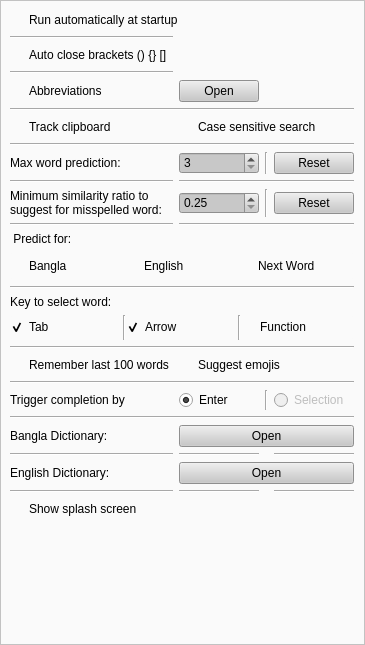
          <widget class="QWidget" name="scrollAreaWidgetContents">
           <property name="geometry">
            <rect>
             <x>0</x>
             <y>0</y>
             <width>365</width>
             <height>645</height>
            </rect>
           </property>
           <layout class="QGridLayout" name="gridLayout_7">
            <property name="leftMargin">
             <number>0</number>
            </property>
            <property name="topMargin">
             <number>0</number>
            </property>
            <property name="rightMargin">
             <number>0</number>
            </property>
            <property name="bottomMargin">
             <number>0</number>
            </property>
            <property name="spacing">
             <number>0</number>
            </property>
            <item row="0" column="0">
             <widget class="QFrame" name="frame">
              <property name="minimumSize">
               <size>
                <width>365</width>
                <height>0</height>
               </size>
              </property>
              <property name="styleSheet">
               <string notr="true">QFrame{	
background-color: rgba(250, 250, 250, 250);
}

QLineEdit{
background-color: rgb(255, 255, 255);
}
QCheckBox{
background:transparent;
}
QLabel{
font: 10pt &quot;MS Shell Dlg 2&quot;;
	font: 10pt &quot;Century Gothic&quot;;
background: transparent;
}
QGroupBox{
background-color: rgba(250, 250, 250, 250);
border-radius: 5px;
}
QSpinBox{
background-color: rgb(200, 200, 200);
	font: 12pt &quot;MS Shell Dlg 2&quot;;
}

QDoubleSpinBox{
background-color: rgb(200, 200, 200);
	font: 12pt &quot;MS Shell Dlg 2&quot;;
}
QComboBox{
background-color: rgb(200, 200, 200);
	font: 75 12pt &quot;MS Shell Dlg 2&quot;;
}
Line{
color: rgb(175, 175, 175);
}
QPushButton{
background-color: rgb(200, 200, 200);
	font: 75 10pt &quot;MS Shell Dlg 2&quot;;
}
QPushButton:hover{
background-color: rgb(225, 225, 225);

}
</string>
              </property>
              <property name="frameShape">
               <enum>QFrame::StyledPanel</enum>
              </property>
              <property name="frameShadow">
               <enum>QFrame::Raised</enum>
              </property>
              <layout class="QGridLayout" name="gridLayout_5">
               <property name="rightMargin">
                <number>10</number>
               </property>
               <item row="8" column="0">
                <widget class="QLabel" name="label_12">
                 <property name="text">
                  <string>Max word prediction:</string>
                 </property>
                </widget>
               </item>
               <item row="8" column="2">
                <widget class="Line" name="line_29">
                 <property name="orientation">
                  <enum>Qt::Vertical</enum>
                 </property>
                </widget>
               </item>
               <item row="8" column="3">
                <widget class="QPushButton" name="ResetMaxPushButton">
                 <property name="text">
                  <string>Reset</string>
                 </property>
                </widget>
               </item>
               <item row="19" column="1" colspan="3">
                <widget class="QCheckBox" name="SuggestEmojiesCheckBox">
                 <property name="text">
                  <string>Suggest emojis</string>
                 </property>
                </widget>
               </item>
               <item row="3" column="0">
                <widget class="Line" name="line_24">
                 <property name="orientation">
                  <enum>Qt::Horizontal</enum>
                 </property>
                </widget>
               </item>
               <item row="6" column="0">
                <widget class="QCheckBox" name="ClipBoardCheckBox">
                 <property name="text">
                  <string>Track clipboard</string>
                 </property>
                </widget>
               </item>
               <item row="7" column="0" colspan="4">
                <widget class="Line" name="line_5">
                 <property name="orientation">
                  <enum>Qt::Horizontal</enum>
                 </property>
                </widget>
               </item>
               <item row="14" column="0" colspan="4">
                <widget class="QGroupBox" name="groupBox_3">
                 <property name="minimumSize">
                  <size>
                   <width>0</width>
                   <height>28</height>
                  </size>
                 </property>
                 <property name="sizeIncrement">
                  <size>
                   <width>0</width>
                   <height>68</height>
                  </size>
                 </property>
                 <property name="title">
                  <string/>
                 </property>
                 <layout class="QHBoxLayout" name="horizontalLayout_2">
                  <property name="spacing">
                   <number>0</number>
                  </property>
                  <property name="leftMargin">
                   <number>0</number>
                  </property>
                  <property name="topMargin">
                   <number>0</number>
                  </property>
                  <property name="rightMargin">
                   <number>0</number>
                  </property>
                  <property name="bottomMargin">
                   <number>0</number>
                  </property>
                  <item>
                   <widget class="QCheckBox" name="banglaSuggestCheckBox">
                    <property name="minimumSize">
                     <size>
                      <width>0</width>
                      <height>18</height>
                     </size>
                    </property>
                    <property name="text">
                     <string>Bangla</string>
                    </property>
                   </widget>
                  </item>
                  <item>
                   <widget class="QCheckBox" name="EnglishSuggestCheckBox">
                    <property name="minimumSize">
                     <size>
                      <width>18</width>
                      <height>0</height>
                     </size>
                    </property>
                    <property name="text">
                     <string>English</string>
                    </property>
                   </widget>
                  </item>
                  <item>
                   <widget class="QCheckBox" name="SentenceCheckBox">
                    <property name="toolTip">
                     <string>&lt;html&gt;&lt;head/&gt;&lt;body&gt;&lt;p&gt;Not Recommended&lt;/p&gt;&lt;/body&gt;&lt;/html&gt;</string>
                    </property>
                    <property name="text">
                     <string>Next Word</string>
                    </property>
                   </widget>
                  </item>
                 </layout>
                </widget>
               </item>
               <item row="5" column="0" colspan="4">
                <widget class="Line" name="line_8">
                 <property name="orientation">
                  <enum>Qt::Horizontal</enum>
                 </property>
                </widget>
               </item>
               <item row="28" column="0">
                <spacer name="verticalSpacer">
                 <property name="orientation">
                  <enum>Qt::Vertical</enum>
                 </property>
                 <property name="sizeHint" stdset="0">
                  <size>
                   <width>20</width>
                   <height>40</height>
                  </size>
                 </property>
                </spacer>
               </item>
               <item row="10" column="3">
                <widget class="QPushButton" name="ResetSimipushButton">
                 <property name="text">
                  <string>Reset</string>
                 </property>
                </widget>
               </item>
               <item row="6" column="1" colspan="3">
                <widget class="QCheckBox" name="checkBox">
                 <property name="text">
                  <string>Case sensitive search</string>
                 </property>
                </widget>
               </item>
               <item row="9" column="1" colspan="3">
                <widget class="Line" name="line_22">
                 <property name="orientation">
                  <enum>Qt::Horizontal</enum>
                 </property>
                </widget>
               </item>
               <item row="0" column="0" colspan="2">
                <widget class="QCheckBox" name="RunAtAtartUpCheckBox">
                 <property name="text">
                  <string>Run automatically at startup</string>
                 </property>
                </widget>
               </item>
               <item row="22" column="0" colspan="4">
                <widget class="Line" name="line_27">
                 <property name="orientation">
                  <enum>Qt::Horizontal</enum>
                 </property>
                </widget>
               </item>
               <item row="13" column="0">
                <widget class="QLabel" name="label_13">
                 <property name="text">
                  <string> Predict for:</string>
                 </property>
                </widget>
               </item>
               <item row="26" column="1">
                <widget class="Line" name="line_19">
                 <property name="orientation">
                  <enum>Qt::Horizontal</enum>
                 </property>
                </widget>
               </item>
               <item row="21" column="0">
                <widget class="QLabel" name="label_18">
                 <property name="text">
                  <string>Trigger completion by</string>
                 </property>
                </widget>
               </item>
               <item row="18" column="0" colspan="4">
                <widget class="Line" name="line_28">
                 <property name="orientation">
                  <enum>Qt::Horizontal</enum>
                 </property>
                </widget>
               </item>
               <item row="21" column="1">
                <widget class="QRadioButton" name="EnterToSelectRadioButton">
                 <property name="minimumSize">
                  <size>
                   <width>0</width>
                   <height>20</height>
                  </size>
                 </property>
                 <property name="text">
                  <string>Enter</string>
                 </property>
                 <property name="checked">
                  <bool>true</bool>
                 </property>
                </widget>
               </item>
               <item row="8" column="1">
                <widget class="QSpinBox" name="NumOfWrdPredictionSpinBox">
                 <property name="styleSheet">
                  <string notr="true"/>
                 </property>
                 <property name="minimum">
                  <number>3</number>
                 </property>
                 <property name="maximum">
                  <number>15</number>
                 </property>
                </widget>
               </item>
               <item row="15" column="0" colspan="4">
                <widget class="Line" name="line_10">
                 <property name="orientation">
                  <enum>Qt::Horizontal</enum>
                 </property>
                </widget>
               </item>
               <item row="17" column="0" colspan="4">
                <widget class="QGroupBox" name="groupBox_2">
                 <property name="minimumSize">
                  <size>
                   <width>0</width>
                   <height>25</height>
                  </size>
                 </property>
                 <property name="title">
                  <string/>
                 </property>
                 <layout class="QHBoxLayout" name="horizontalLayout">
                  <property name="spacing">
                   <number>0</number>
                  </property>
                  <property name="leftMargin">
                   <number>0</number>
                  </property>
                  <property name="topMargin">
                   <number>0</number>
                  </property>
                  <property name="rightMargin">
                   <number>0</number>
                  </property>
                  <property name="bottomMargin">
                   <number>0</number>
                  </property>
                  <item>
                   <widget class="QCheckBox" name="TabCheckBox">
                    <property name="text">
                     <string>Tab</string>
                    </property>
                    <property name="checked">
                     <bool>true</bool>
                    </property>
                   </widget>
                  </item>
                  <item>
                   <widget class="Line" name="line_34">
                    <property name="orientation">
                     <enum>Qt::Vertical</enum>
                    </property>
                   </widget>
                  </item>
                  <item>
                   <widget class="QCheckBox" name="ArrowCheckBox">
                    <property name="text">
                     <string>Arrow</string>
                    </property>
                    <property name="checked">
                     <bool>true</bool>
                    </property>
                   </widget>
                  </item>
                  <item>
                   <widget class="Line" name="line_31">
                    <property name="orientation">
                     <enum>Qt::Vertical</enum>
                    </property>
                   </widget>
                  </item>
                  <item>
                   <widget class="QCheckBox" name="Function_checkBox">
                    <property name="toolTip">
                     <string>&lt;html&gt;&lt;head/&gt;&lt;body&gt;&lt;p&gt;&lt;br/&gt;&lt;/p&gt;&lt;/body&gt;&lt;/html&gt;</string>
                    </property>
                    <property name="text">
                     <string>Function</string>
                    </property>
                   </widget>
                  </item>
                 </layout>
                </widget>
               </item>
               <item row="16" column="0">
                <widget class="QLabel" name="label_17">
                 <property name="text">
                  <string>Key to select word:</string>
                 </property>
                </widget>
               </item>
               <item row="21" column="3">
                <widget class="QRadioButton" name="SelectionRadioButton">
                 <property name="enabled">
                  <bool>false</bool>
                 </property>
                 <property name="minimumSize">
                  <size>
                   <width>0</width>
                   <height>20</height>
                  </size>
                 </property>
                 <property name="toolTip">
                  <string>&lt;html&gt;&lt;head/&gt;&lt;body&gt;&lt;p&gt;&lt;span style=&quot; font-size:10pt;&quot;&gt;Not Recommended&lt;/span&gt;&lt;/p&gt;&lt;p&gt;&lt;br/&gt;&lt;/p&gt;&lt;p&gt;&lt;br/&gt;&lt;/p&gt;&lt;/body&gt;&lt;/html&gt;</string>
                 </property>
                 <property name="text">
                  <string>Selection</string>
                 </property>
                </widget>
               </item>
               <item row="2" column="0">
                <widget class="QCheckBox" name="AutoCloseCheckBox">
                 <property name="text">
                  <string>Auto close brackets () {} []</string>
                 </property>
                </widget>
               </item>
               <item row="12" column="0">
                <widget class="Line" name="line_7">
                 <property name="orientation">
                  <enum>Qt::Horizontal</enum>
                 </property>
                </widget>
               </item>
               <item row="10" column="1">
                <widget class="QDoubleSpinBox" name="SimiDoubleSpinBox">
                 <property name="minimum">
                  <double>0.250000000000000</double>
                 </property>
                 <property name="maximum">
                  <double>0.900000000000000</double>
                 </property>
                 <property name="singleStep">
                  <double>0.010000000000000</double>
                 </property>
                </widget>
               </item>
               <item row="25" column="0">
                <widget class="QLabel" name="label_15">
                 <property name="text">
                  <string>English Dictionary:</string>
                 </property>
                </widget>
               </item>
               <item row="4" column="0">
                <widget class="QCheckBox" name="UseAbrisCheckBox">
                 <property name="text">
                  <string>Abbreviations</string>
                 </property>
                </widget>
               </item>
               <item row="10" column="0">
                <widget class="QLabel" name="label_16">
                 <property name="text">
                  <string>Minimum similarity ratio to 
suggest for misspelled word:</string>
                 </property>
                </widget>
               </item>
               <item row="23" column="1" colspan="3">
                <widget class="QPushButton" name="OpenBanglaDic">
                 <property name="text">
                  <string>Open</string>
                 </property>
                </widget>
               </item>
               <item row="12" column="1" colspan="3">
                <widget class="Line" name="line_14">
                 <property name="orientation">
                  <enum>Qt::Horizontal</enum>
                 </property>
                </widget>
               </item>
               <item row="1" column="0">
                <widget class="Line" name="line_23">
                 <property name="orientation">
                  <enum>Qt::Horizontal</enum>
                 </property>
                </widget>
               </item>
               <item row="24" column="0">
                <widget class="Line" name="line_12">
                 <property name="orientation">
                  <enum>Qt::Horizontal</enum>
                 </property>
                </widget>
               </item>
               <item row="9" column="0">
                <widget class="Line" name="line_21">
                 <property name="orientation">
                  <enum>Qt::Horizontal</enum>
                 </property>
                </widget>
               </item>
               <item row="26" column="3">
                <widget class="Line" name="line_20">
                 <property name="orientation">
                  <enum>Qt::Horizontal</enum>
                 </property>
                </widget>
               </item>
               <item row="24" column="1">
                <widget class="Line" name="line_17">
                 <property name="orientation">
                  <enum>Qt::Horizontal</enum>
                 </property>
                </widget>
               </item>
               <item row="25" column="1" colspan="3">
                <widget class="QPushButton" name="OpenEnglishDic">
                 <property name="styleSheet">
                  <string notr="true"/>
                 </property>
                 <property name="text">
                  <string>Open</string>
                 </property>
                </widget>
               </item>
               <item row="24" column="3">
                <widget class="Line" name="line_18">
                 <property name="orientation">
                  <enum>Qt::Horizontal</enum>
                 </property>
                </widget>
               </item>
               <item row="20" column="0" colspan="4">
                <widget class="Line" name="line_6">
                 <property name="orientation">
                  <enum>Qt::Horizontal</enum>
                 </property>
                </widget>
               </item>
               <item row="10" column="2">
                <widget class="Line" name="line_16">
                 <property name="orientation">
                  <enum>Qt::Vertical</enum>
                 </property>
                </widget>
               </item>
               <item row="4" column="1">
                <widget class="QPushButton" name="OpenAbbris">
                 <property name="text">
                  <string>Open</string>
                 </property>
                </widget>
               </item>
               <item row="21" column="2">
                <widget class="Line" name="line_30">
                 <property name="orientation">
                  <enum>Qt::Vertical</enum>
                 </property>
                </widget>
               </item>
               <item row="26" column="0">
                <widget class="Line" name="line_13">
                 <property name="orientation">
                  <enum>Qt::Horizontal</enum>
                 </property>
                </widget>
               </item>
               <item row="23" column="0">
                <widget class="QLabel" name="label_14">
                 <property name="maximumSize">
                  <size>
                   <width>16777215</width>
                   <height>16777215</height>
                  </size>
                 </property>
                 <property name="text">
                  <string>Bangla Dictionary:</string>
                 </property>
                </widget>
               </item>
               <item row="19" column="0">
                <widget class="QCheckBox" name="RememberCheckBox">
                 <property name="text">
                  <string>Remember last 100 words</string>
                 </property>
                </widget>
               </item>
               <item row="27" column="0">
                <widget class="QCheckBox" name="splashCheckBox">
                 <property name="text">
                  <string>Show splash screen</string>
                 </property>
                </widget>
               </item>
              </layout>
             </widget>
            </item>
           </layout>
          </widget>
